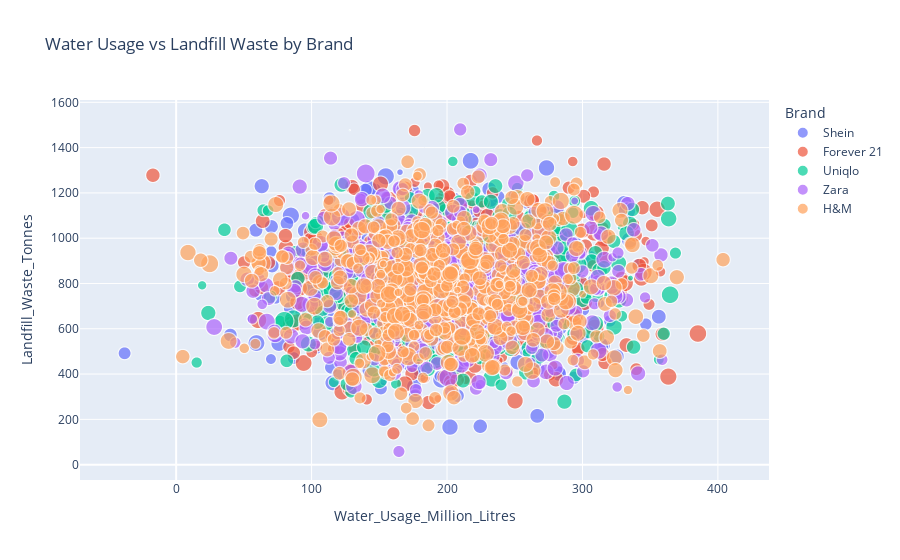

Write notebook code for a chart like this one.
### Markdown cell above
# Water Usage vs Landfill Waste

### Code cell
fig = px.scatter(df, 
                 x='Water_Usage_Million_Litres', 
                 y='Landfill_Waste_Tonnes', 
                 color='Brand',
                 size='Monthly_Production_Tonnes',
                 hover_name='Brand',
                 title='Water Usage vs Landfill Waste by Brand')
fig.show()

### Figure 1 — Plotly figure (JSON) as saved in the notebook; plotly's stock layout.template omitted (floating-point values rounded to 4 significant figures; data arrays with more than 128 entries replaced by an {"elided": "..."} marker saying what was removed)
{"data": [{"hovertemplate": "<b>%{hovertext}</b><br><br>Brand=Shein<br>Water_Usage_Million_Litres=%{x}<br>Landfill_Waste_Tonnes=%{y}<br>Monthly_Production_Tonnes=%{marker.size}<extra></extra>", "hovertext": {"elided": "546 str values"}, "legendgroup": "Shein", "marker": {"color": "#636efa", "size": {"elided": "546 float values"}, "sizemode": "area", "sizeref": 2.515, "symbol": "circle"}, "mode": "markers", "name": "Shein", "showlegend": true, "type": "scattergl", "x": {"elided": "546 float values"}, "xaxis": "x", "y": {"elided": "546 float values"}, "yaxis": "y"}, {"hovertemplate": "<b>%{hovertext}</b><br><br>Brand=Forever 21<br>Water_Usage_Million_Litres=%{x}<br>Landfill_Waste_Tonnes=%{y}<br>Monthly_Production_Tonnes=%{marker.size}<extra></extra>", "hovertext": {"elided": "617 str values"}, "legendgroup": "Forever 21", "marker": {"color": "#EF553B", "size": {"elided": "617 float values"}, "sizemode": "area", "sizeref": 2.515, "symbol": "circle"}, "mode": "markers", "name": "Forever 21", "showlegend": true, "type": "scattergl", "x": {"elided": "617 float values"}, "xaxis": "x", "y": {"elided": "617 float values"}, "yaxis": "y"}, {"hovertemplate": "<b>%{hovertext}</b><br><br>Brand=Uniqlo<br>Water_Usage_Million_Litres=%{x}<br>Landfill_Waste_Tonnes=%{y}<br>Monthly_Production_Tonnes=%{marker.size}<extra></extra>", "hovertext": {"elided": "581 str values"}, "legendgroup": "Uniqlo", "marker": {"color": "#00cc96", "size": {"elided": "581 float values"}, "sizemode": "area", "sizeref": 2.515, "symbol": "circle"}, "mode": "markers", "name": "Uniqlo", "showlegend": true, "type": "scattergl", "x": {"elided": "581 float values"}, "xaxis": "x", "y": {"elided": "581 float values"}, "yaxis": "y"}, {"hovertemplate": "<b>%{hovertext}</b><br><br>Brand=Zara<br>Water_Usage_Million_Litres=%{x}<br>Landfill_Waste_Tonnes=%{y}<br>Monthly_Production_Tonnes=%{marker.size}<extra></extra>", "hovertext": {"elided": "606 str values"}, "legendgroup": "Zara", "marker": {"color": "#ab63fa", "size": {"elided": "606 float values"}, "sizemode": "area", "sizeref": 2.515, "symbol": "circle"}, "mode": "markers", "name": "Zara", "showlegend": true, "type": "scattergl", "x": {"elided": "606 float values"}, "xaxis": "x", "y": {"elided": "606 float values"}, "yaxis": "y"}, {"hovertemplate": "<b>%{hovertext}</b><br><br>Brand=H&M<br>Water_Usage_Million_Litres=%{x}<br>Landfill_Waste_Tonnes=%{y}<br>Monthly_Production_Tonnes=%{marker.size}<extra></extra>", "hovertext": {"elided": "650 str values"}, "legendgroup": "H&M", "marker": {"color": "#FFA15A", "size": {"elided": "650 float values"}, "sizemode": "area", "sizeref": 2.515, "symbol": "circle"}, "mode": "markers", "name": "H&M", "showlegend": true, "type": "scattergl", "x": {"elided": "650 float values"}, "xaxis": "x", "y": {"elided": "650 float values"}, "yaxis": "y"}], "layout": {"autosize": true, "legend": {"itemsizing": "constant", "title": {"text": "Brand"}, "tracegroupgap": 0}, "title": {"text": "Water Usage vs Landfill Waste by Brand"}, "xaxis": {"anchor": "y", "autorange": true, "domain": [0, 1], "range": [-69.09, 435.6], "title": {"text": "Water_Usage_Million_Litres"}, "type": "linear"}, "yaxis": {"anchor": "x", "autorange": true, "domain": [0, 1], "range": [-127.3, 1675.0], "title": {"text": "Landfill_Waste_Tonnes"}, "type": "linear"}}}
